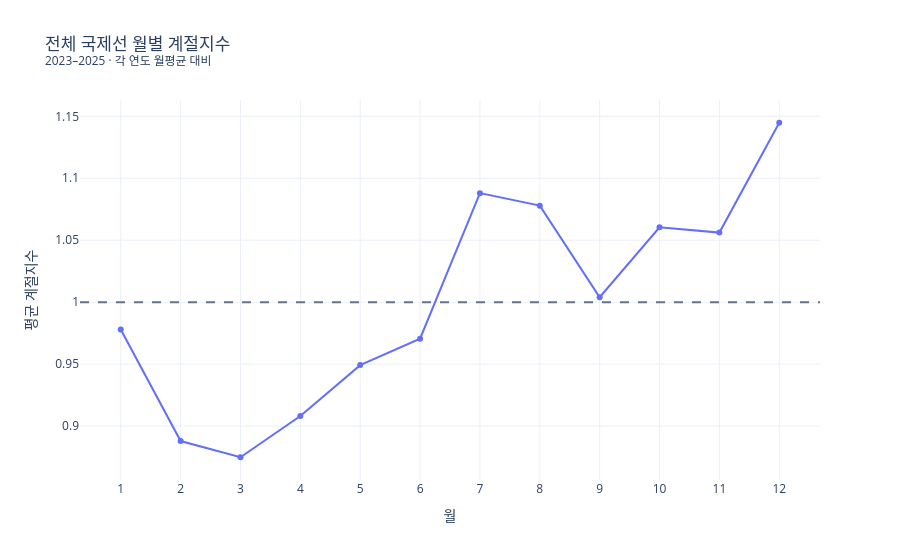

The notebook cell saved with this chart:
### Code cell
fig=px.line(x=market_index.index,y=market_index.values,markers=True,
            title=chart_title('전체 국제선 월별 계절지수','각 연도 월평균 대비'),
            labels={'x':'월','y':'평균 계절지수'},template=PLOTLY_TEMPLATE)
fig.add_hline(y=1,line_dash='dash',line_color='#64748B')
fig.update_xaxes(dtick=1)
fig.show()

### Figure 1 — Plotly figure (JSON) as saved in the notebook; plotly's stock layout.template omitted (floating-point values rounded to 4 significant figures)
{"data": [{"hovertemplate": "월=%{x}<br>평균 계절지수=%{y}<extra></extra>", "legendgroup": "", "line": {"color": "#636efa", "dash": "solid"}, "marker": {"symbol": "circle"}, "mode": "lines+markers", "name": "", "orientation": "v", "showlegend": false, "type": "scatter", "x": [1, 2, 3, 4, 5, 6, 7, 8, 9, 10, 11, 12], "xaxis": "x", "y": [0.978, 0.8879, 0.8749, 0.9081, 0.9492, 0.9706, 1.088, 1.078, 1.004, 1.06, 1.056, 1.145], "yaxis": "y"}], "layout": {"legend": {"tracegroupgap": 0}, "shapes": [{"line": {"color": "#64748B", "dash": "dash"}, "type": "line", "x0": 0, "x1": 1, "xref": "x domain", "y0": 1, "y1": 1, "yref": "y"}], "title": {"text": "전체 국제선 월별 계절지수<br><sup>2023–2025 · 각 연도 월평균 대비</sup>"}, "xaxis": {"anchor": "y", "domain": [0.0, 1.0], "dtick": 1, "title": {"text": "월"}}, "yaxis": {"anchor": "x", "domain": [0.0, 1.0], "title": {"text": "평균 계절지수"}}}}
